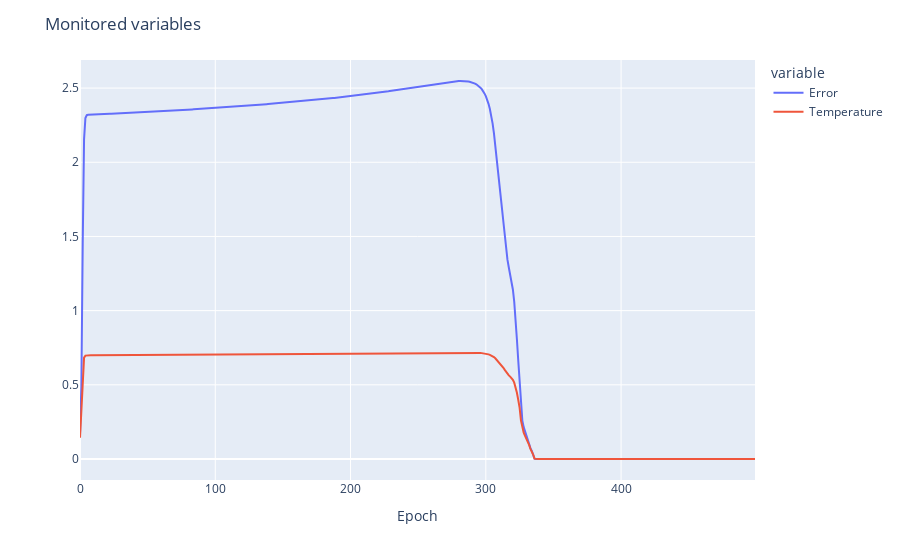

Write notebook code for a chart like this one.
### Code cell
fig = px.line(df_model_history[["Error","Temperature"]])
fig.update_layout(title="Monitored variables",
                   xaxis_title='Epoch',
                   yaxis_title='',
                   hovermode='x unified')
fig.show()

### Figure 1 — Plotly figure (JSON) as saved in the notebook; plotly's stock layout.template omitted (floating-point values rounded to 4 significant figures; data arrays with more than 128 entries replaced by an {"elided": "..."} marker saying what was removed)
{"data": [{"hovertemplate": "variable=Error<br>index=%{x}<br>value=%{y}<extra></extra>", "legendgroup": "Error", "line": {"color": "#636efa", "dash": "solid"}, "marker": {"symbol": "circle"}, "mode": "lines", "name": "Error", "orientation": "v", "showlegend": true, "type": "scatter", "x": {"elided": "500 int values"}, "xaxis": "x", "y": {"elided": "500 float values"}, "yaxis": "y"}, {"hovertemplate": "variable=Temperature<br>index=%{x}<br>value=%{y}<extra></extra>", "legendgroup": "Temperature", "line": {"color": "#EF553B", "dash": "solid"}, "marker": {"symbol": "circle"}, "mode": "lines", "name": "Temperature", "orientation": "v", "showlegend": true, "type": "scatter", "x": {"elided": "500 int values"}, "xaxis": "x", "y": {"elided": "500 float values"}, "yaxis": "y"}], "layout": {"hovermode": "x unified", "legend": {"title": {"text": "variable"}, "tracegroupgap": 0}, "margin": {"t": 60}, "title": {"text": "Monitored variables"}, "xaxis": {"anchor": "y", "domain": [0, 1], "title": {"text": "Epoch"}}, "yaxis": {"anchor": "x", "domain": [0, 1], "title": {"text": ""}}}}
